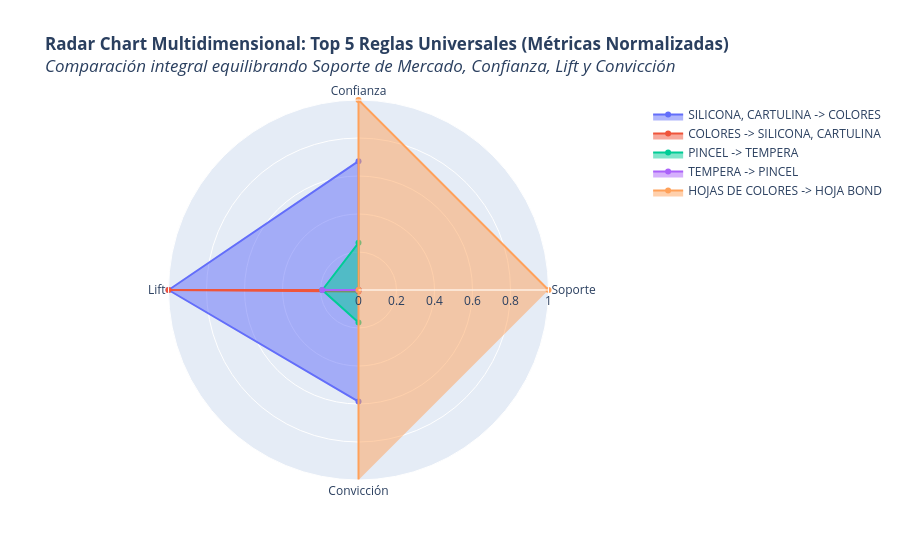

Notebook source saved alongside this figure:
### Markdown cell above
### 3.3 Visualizaciones Avanzadas de Redes y Radar Chart Normalizado

Para representar visualmente el ecosistema de afinidad, construimos los grafos de red con **NetworkX** y un **Radar Chart multidimensional con Plotly** que compara las 4 métricas críticas de las 5 mejores asociaciones universales.

### Code cell
if len(reglas_apriori) > 0:
    # 1. Heatmap de afinidad entre Departamentos
    if not reglas_dept.empty:
        matriz_dept = reglas_dept.pivot(index='antecedents_str', columns='consequents_str', values='lift')
        plt.figure(figsize=(10, 8))
        sns.heatmap(matriz_dept, annot=True, cmap='RdYlGn', fmt=".2f", linewidths=.5)
        plt.title('Mapa de Afinidad entre Departamentos (Valores de Elevación / Lift) [Hallazgo: Clústeres de alta sinergia en Librería y Manualidades]', fontsize=13, fontweight='bold')
        plt.tight_layout()
        plt.show()

    # 2. Grafo de Red (Network Graph) con NetworkX para Productos Detallados
    plt.figure(figsize=(14, 10))
    G = nx.DiGraph()
    top_rules_graph = reglas_apriori.sort_values('lift', ascending=False).head(20)
    for _, row in top_rules_graph.iterrows():
        for ant in row['antecedents']:
            for con in row['consequents']:
                G.add_edge(ant, con, weight=row['lift'], confidence=row['confidence'])

    pos = nx.spring_layout(G, k=0.5, seed=42)
    node_sizes = [frecuentes_apriori[frecuentes_apriori['itemsets'] == frozenset({node})]['support'].values[0] * 50000 if len(frecuentes_apriori[frecuentes_apriori['itemsets'] == frozenset({node})]['support'].values) > 0 else 1000 for node in G.nodes()]
    
    nx.draw_networkx_nodes(G, pos, node_size=node_sizes, node_color="#88D8B0", alpha=0.9)
    nx.draw_networkx_labels(G, pos, font_size=10, font_family="sans-serif")
    
    edges = G.edges()
    weights = [G[u][v]['weight'] for u,v in edges]
    nx.draw_networkx_edges(G, pos, edgelist=edges, width=weights, edge_color="#FF6F69", alpha=0.6, arrows=True)
    
    plt.title("Grafo de Red: Asociaciones de SKU Detallados (Top 20 por Lift) [Tamaño de Nodo = Soporte | Grosor de Flecha = Fuerza de Lift]", fontsize=15, fontweight='bold')
    plt.axis('off')
    plt.tight_layout()
    plt.show()

# 3. Grafo de Red (Network Graph) para Categorías Universales
if len(reglas_ap_univ) > 0:
    plt.figure(figsize=(14, 10))
    G_univ = nx.DiGraph()
    top_rules_univ_graph = reglas_ap_univ.sort_values('lift', ascending=False).head(20)
    for _, row in top_rules_univ_graph.iterrows():
        for ant in row['antecedents']:
            for con in row['consequents']:
                G_univ.add_edge(ant, con, weight=row['lift'], confidence=row['confidence'])
                
    pos_univ = nx.spring_layout(G_univ, k=0.6, seed=42)
    node_sizes_univ = [frecuentes_ap_univ[frecuentes_ap_univ['itemsets'] == frozenset({node})]['support'].values[0] * 60000 if len(frecuentes_ap_univ[frecuentes_ap_univ['itemsets'] == frozenset({node})]['support'].values) > 0 else 1500 for node in G_univ.nodes()]
    
    nx.draw_networkx_nodes(G_univ, pos_univ, node_size=node_sizes_univ, node_color="#F4A261", alpha=0.9)
    nx.draw_networkx_labels(G_univ, pos_univ, font_size=11, font_family="sans-serif", font_weight="bold")
    
    edges_univ = G_univ.edges()
    weights_univ = [G_univ[u][v]['weight'] for u, v in edges_univ]
    nx.draw_networkx_edges(G_univ, pos_univ, edgelist=edges_univ, width=weights_univ, edge_color="#2A9D8F", alpha=0.7, arrows=True, arrowsize=15)
    
    plt.title("Grafo de Red: Asociaciones de Categorías Universales (Top 20 por Lift) [Hallazgo: Clúster centralizado conectando Pegamentos, Papeles y Arte Escolar]", fontsize=15, fontweight='bold')
    plt.axis('off')
    plt.tight_layout()
    plt.show()

    # 4. Radar Chart resumen normalizado top 5 reglas universales
    top_5_univ = reglas_ap_univ.sort_values('lift', ascending=False).head(5)
    
    from sklearn.preprocessing import MinMaxScaler
    scaler = MinMaxScaler()
    metricas = ['support', 'confidence', 'lift', 'conviction']
    top_5_univ['conviction'] = top_5_univ['conviction'].replace([np.inf, -np.inf], top_5_univ['conviction'].dropna().max() * 1.5)
    
    df_radar = pd.DataFrame(scaler.fit_transform(top_5_univ[metricas]), columns=metricas)
    df_radar['Regla'] = top_5_univ['rule_name'].values

    fig = go.Figure()
    for i, row in df_radar.iterrows():
        fig.add_trace(go.Scatterpolar(
            r=[row['support'], row['confidence'], row['lift'], row['conviction']],
            theta=['Soporte', 'Confianza', 'Lift', 'Convicción'],
            fill='toself',
            name=row['Regla']
        ))
    fig.update_layout(
        polar=dict(radialaxis=dict(visible=True, range=[0, 1])),
        title="<b>Radar Chart Multidimensional: Top 5 Reglas Universales (Métricas Normalizadas)</b><br><i>Comparación integral equilibrando Soporte de Mercado, Confianza, Lift y Convicción</i>"
    )
    fig.show()

### Figure 1 — Plotly figure (JSON) as saved in the notebook; plotly's stock layout.template omitted (floating-point values rounded to 4 significant figures)
{"data": [{"fill": "toself", "name": "SILICONA, CARTULINA -> COLORES", "r": [0, 0.678, 1, 0.5871], "theta": ["Soporte", "Confianza", "Lift", "Convicción"], "type": "scatterpolar"}, {"fill": "toself", "name": "COLORES -> SILICONA, CARTULINA", "r": [0, 0, 1, 0.007366], "theta": ["Soporte", "Confianza", "Lift", "Convicción"], "type": "scatterpolar"}, {"fill": "toself", "name": "PINCEL -> TEMPERA", "r": [0, 0.2486, 0.1905, 0.171], "theta": ["Soporte", "Confianza", "Lift", "Convicción"], "type": "scatterpolar"}, {"fill": "toself", "name": "TEMPERA -> PINCEL", "r": [0, 0, 0.1905, 0], "theta": ["Soporte", "Confianza", "Lift", "Convicción"], "type": "scatterpolar"}, {"fill": "toself", "name": "HOJAS DE COLORES -> HOJA BOND", "r": [1, 1.0, 0, 1.0], "theta": ["Soporte", "Confianza", "Lift", "Convicción"], "type": "scatterpolar"}], "layout": {"polar": {"radialaxis": {"range": [0, 1], "visible": true}}, "title": {"text": "<b>Radar Chart Multidimensional: Top 5 Reglas Universales (Métricas Normalizadas)</b><br><i>Comparación integral equilibrando Soporte de Mercado, Confianza, Lift y Convicción</i>"}}}
